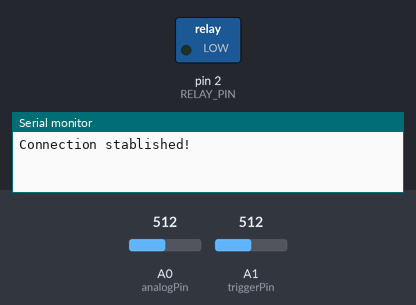
A sketch run on a simulated Arduino Uno, built with avr-gcc and run on an emulated ATmega328P. Shown: switched loads named in the sketch (green lamp = pin HIGH), the last lines printed to the serial monitor. Dashed ring = blinking. The inputs (shaded band) are chosen by the test bench; at power-on: A0 (analogPin) = 512, A1 (triggerPin) = 512.

Above: at 1.2 s.
1.3 s: A0 (analogPin) set to 636
2.8 s: A0 (analogPin) set to 659
At 5.7 s:
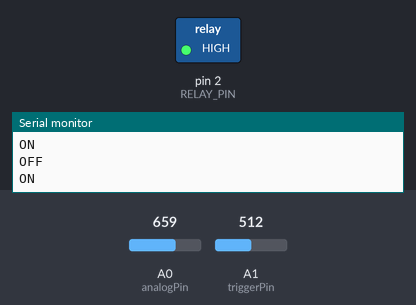
5.8 s: A0 (analogPin) set to 640
At 6.9 s:
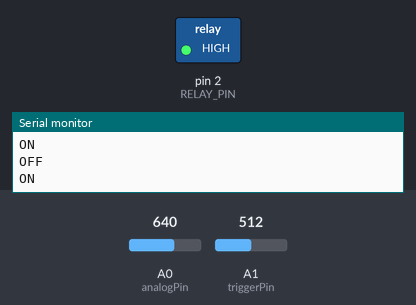
7.3 s: A0 (analogPin) set to 660
At 7.6 s:
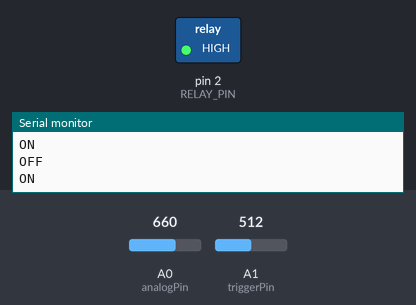
Timing chart, 0 to 11.3 s (numbered marks = the images above; inputs shaded):
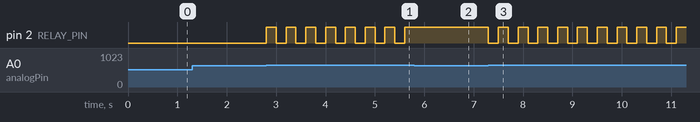

The sketch:

relay_control.ino
```cpp
const int RELAY_PIN=2; // digital pin for control the relay
int triggerPin = A1;
int analogPin = A0;
int triggerValue = 0;
int analogValue = 0;
int wtime = 5000; // waiting time in ms
bool relayStatus = false;

void setup() {
  // put your setup code here, to run once:
    pinMode(RELAY_PIN, OUTPUT);
    Serial.begin(38400);
    Serial.println("Connection stablished!");

}

void loop() {
  triggerValue = analogRead(triggerPin);
  analogValue = analogRead(analogPin);
  // put your main code here, to run repeatedly:
  if (analogValue >= 650 && relayStatus == false){
    Serial.println("ON");
    digitalWrite(RELAY_PIN, HIGH);
    relayStatus = true;
    delay(200);
  }
  else if (analogValue >= 650 && relayStatus == true){
    Serial.println("OFF");
    digitalWrite(RELAY_PIN, LOW);
    relayStatus = false;
    delay(200);
  }

}
```

Measured:
- the behaviour switches between 649 and 650 on A0 (analogPin) (found by bisection; images 0 and 1)
- after the input at 1.3 s, every drawn part: stays the same
- after the input at 2.8 s, pin 2 (RELAY_PIN): alternates HIGH for 0.20 s and LOW for 0.20 s, starting at once
- after the input at 5.8 s, pin 2 (RELAY_PIN): stops changing and stays HIGH
- after the input at 7.3 s, pin 2 (RELAY_PIN): alternates HIGH for 0.20 s and LOW for 0.20 s, starting at once
